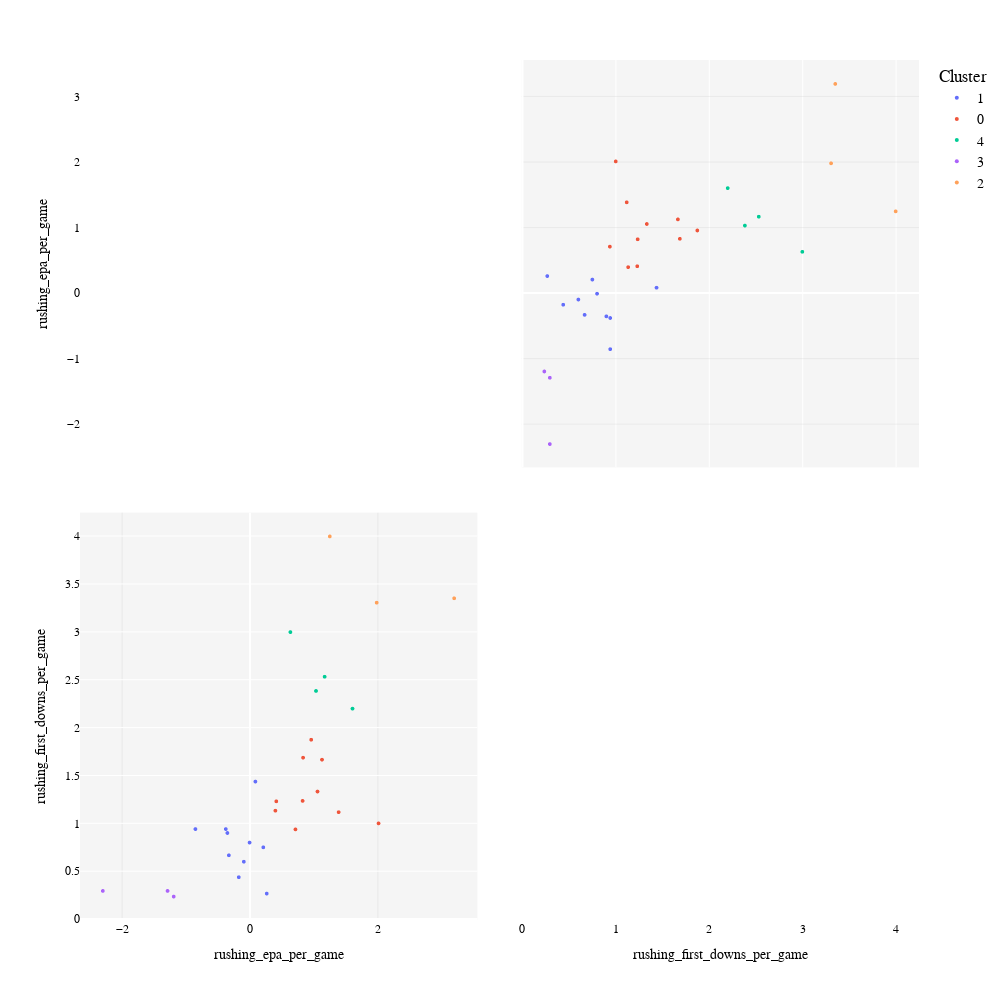

This figure's notebook cell:
### Markdown cell above
## Plot Generation

### Code cell
# Convert dictionary keys to a list
name_list = list(cluster_ranking.keys())

# Add the list as a new column to the dataframe
df_cluster['Names'] = name_list

df_cluster.set_index('Names', inplace=True)

fig = px.scatter_matrix(
    data_frame=df_cluster,
    dimensions=subset_cols,
    color="Cluster",
    hover_name=df_cluster.index,  # Assuming the player's name is the index
    labels={col: col for col in subset_cols}  # Optional if you want to customize axis labels
)

# Customize the appearance (optional)
fig.update_traces(diagonal_visible=diagonal_is_visible, showupperhalf=showupperhalf)

# improving UI
fig.update_layout(
    paper_bgcolor='rgba(0,0,0,0)',   # Transparent background outside the plot
    plot_bgcolor='rgba(245, 245, 245, 1)',  # Light gray plot background
    showlegend=True,
    font=dict(
        family="Courier New, monospace",  # Choose a font family
        size=font_size,  # Adjust the font size
        color="black"  # Font color
    )
)
fig.update_xaxes(showgrid=True, gridwidth=0.5, gridcolor='rgba(200, 200, 200, 0.5)')
fig.update_yaxes(showgrid=True, gridwidth=0.5, gridcolor='rgba(200, 200, 200, 0.5)')

fig.update_layout(width=width, height=height)  # Adjust as necessary
fig.update_traces(marker=dict(size=marker_size))  # Adjust marker size as needed

fig.update_layout(legend=dict(font=dict(size=legend_size)))

# Save the plot as HTML
if save_fig:
    fig.write_html("../../interactive-2.0/QB/2023-review-pt3/cluster_advanced_per_game.html")

fig.show()

### Figure 1 — Plotly figure (JSON) as saved in the notebook; plotly's stock layout.template omitted (floating-point values rounded to 4 significant figures)
{"data": [{"diagonal": {"visible": false}, "dimensions": [{"axis": {"matches": true}, "label": "rushing_epa_per_game", "values": [-0.1735, -0.004659, -0.3512, -0.3284, -0.852, 0.2644, 0.08683, 0.2109, -0.3762, -0.09399]}, {"axis": {"matches": true}, "label": "rushing_first_downs_per_game", "values": [0.4375, 0.8, 0.9, 0.6667, 0.9412, 0.2667, 1.438, 0.75, 0.9412, 0.6]}], "hovertemplate": "<b>%{hovertext}</b><br><br>Cluster=1<br>%{xaxis.title.text}=%{x}<br>%{yaxis.title.text}=%{y}<extra></extra>", "hovertext": ["Gardner Minshew", "Nick Mullens", "Joe Burrow", "Geno Smith", "Baker Mayfield", "Matthew Stafford", "Trevor Lawrence", "Kirk Cousins", "Jordan Love", "Joe Flacco"], "legendgroup": "1", "marker": {"color": "#636efa", "size": 4, "symbol": "circle"}, "name": "1", "showlegend": true, "showupperhalf": true, "type": "splom"}, {"diagonal": {"visible": false}, "dimensions": [{"axis": {"matches": true}, "label": "rushing_epa_per_game", "values": [2.015, 1.13, 1.39, 1.06, 0.8333, 0.4142, 0.4003, 0.9606, 0.7142, 0.8257]}, {"axis": {"matches": true}, "label": "rushing_first_downs_per_game", "values": [1, 1.667, 1.118, 1.333, 1.688, 1.231, 1.133, 1.875, 0.9375, 1.235]}], "hovertemplate": "<b>%{hovertext}</b><br><br>Cluster=0<br>%{xaxis.title.text}=%{x}<br>%{yaxis.title.text}=%{y}<extra></extra>", "hovertext": ["Taylor Heinicke", "Deshaun Watson", "Sam Howell", "Jake Browning", "Patrick Mahomes", "Justin Herbert", "C.J. Stroud", "Kyler Murray", "Brock Purdy", "Dak Prescott"], "legendgroup": "0", "marker": {"color": "#EF553B", "size": 4, "symbol": "circle"}, "name": "0", "showlegend": true, "showupperhalf": true, "type": "splom"}, {"diagonal": {"visible": false}, "dimensions": [{"axis": {"matches": true}, "label": "rushing_epa_per_game", "values": [1.608, 1.036, 1.171, 0.635]}, {"axis": {"matches": true}, "label": "rushing_first_downs_per_game", "values": [2.2, 2.385, 2.533, 3]}], "hovertemplate": "<b>%{hovertext}</b><br><br>Cluster=4<br>%{xaxis.title.text}=%{x}<br>%{yaxis.title.text}=%{y}<extra></extra>", "hovertext": ["Easton Stick", "Joshua Dobbs", "Russell Wilson", "Lamar Jackson"], "legendgroup": "4", "marker": {"color": "#00cc96", "size": 4, "symbol": "circle"}, "name": "4", "showlegend": true, "showupperhalf": true, "type": "splom"}, {"diagonal": {"visible": false}, "dimensions": [{"axis": {"matches": true}, "label": "rushing_epa_per_game", "values": [-1.193, -2.302, -1.289]}, {"axis": {"matches": true}, "label": "rushing_first_downs_per_game", "values": [0.2353, 0.2941, 0.2941]}], "hovertemplate": "<b>%{hovertext}</b><br><br>Cluster=3<br>%{xaxis.title.text}=%{x}<br>%{yaxis.title.text}=%{y}<extra></extra>", "hovertext": ["Derek Carr", "Tua Tagovailoa", "Jared Goff"], "legendgroup": "3", "marker": {"color": "#ab63fa", "size": 4, "symbol": "circle"}, "name": "3", "showlegend": true, "showupperhalf": true, "type": "splom"}, {"diagonal": {"visible": false}, "dimensions": [{"axis": {"matches": true}, "label": "rushing_epa_per_game", "values": [1.986, 1.252, 3.199]}, {"axis": {"matches": true}, "label": "rushing_first_downs_per_game", "values": [3.308, 4, 3.353]}], "hovertemplate": "<b>%{hovertext}</b><br><br>Cluster=2<br>%{xaxis.title.text}=%{x}<br>%{yaxis.title.text}=%{y}<extra></extra>", "hovertext": ["Justin Fields", "Jalen Hurts", "Josh Allen"], "legendgroup": "2", "marker": {"color": "#FFA15A", "size": 4, "symbol": "circle"}, "name": "2", "showlegend": true, "showupperhalf": true, "type": "splom"}], "layout": {"dragmode": "select", "font": {"color": "black", "family": "Courier New, monospace", "size": 12}, "height": 1000, "legend": {"font": {"size": 14}, "title": {"text": "Cluster"}, "tracegroupgap": 0}, "margin": {"t": 60}, "paper_bgcolor": "rgba(0,0,0,0)", "plot_bgcolor": "rgba(245, 245, 245, 1)", "showlegend": true, "width": 1000, "xaxis": {"gridcolor": "rgba(200, 200, 200, 0.5)", "gridwidth": 0.5, "showgrid": true}, "yaxis": {"gridcolor": "rgba(200, 200, 200, 0.5)", "gridwidth": 0.5, "showgrid": true}}}
